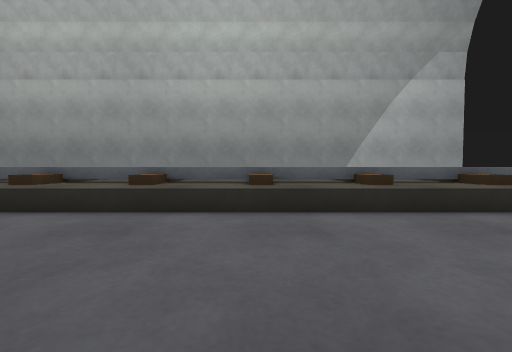
[1] (above)

17 first-person views from a walk through a world built for the Gazebo simulator. The camera is 0.38 m above the floor, tilts 2° down and sees 90° across. The floor is counted in squares, 0.5 m on a side. Each view is taken from the middle of a square. On the plan, view 1 faces up. The plan holds only what a view shows up to about 9 squares ahead; the rest is blank. Robots are left out.

[2]
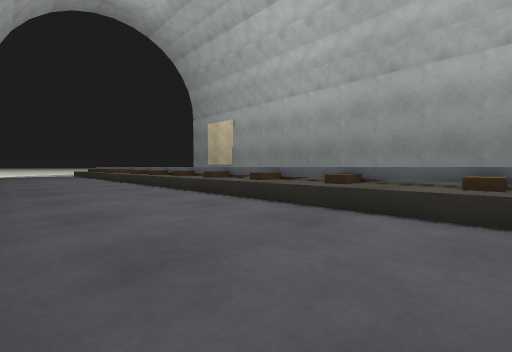

[3]
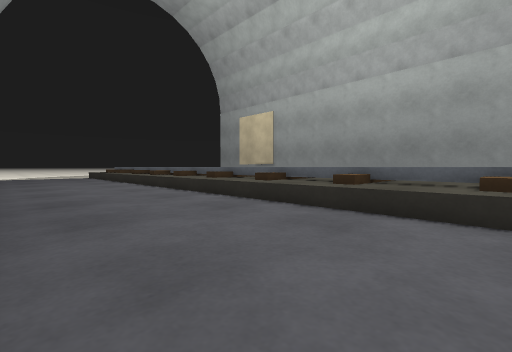

[4]
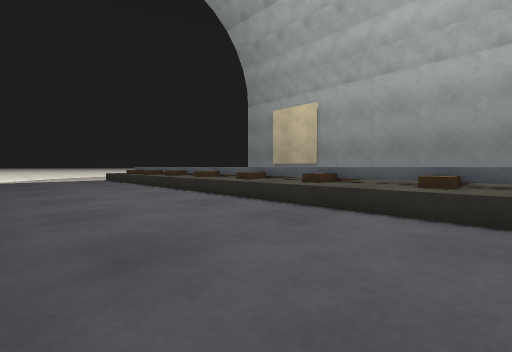

[5]
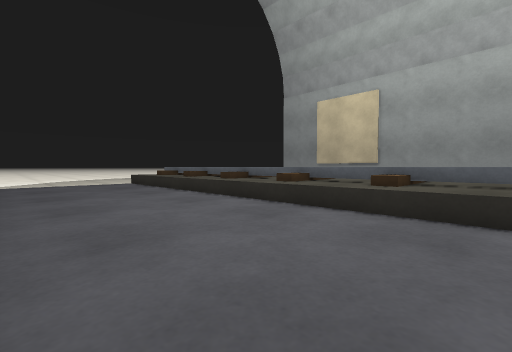

[6]
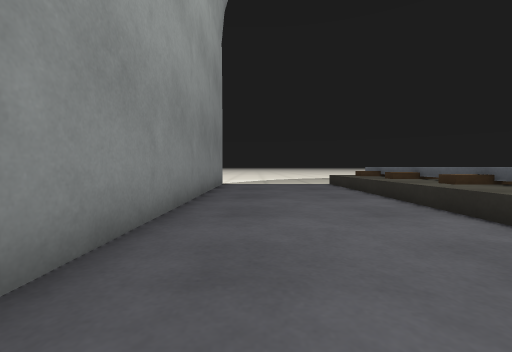

[7]
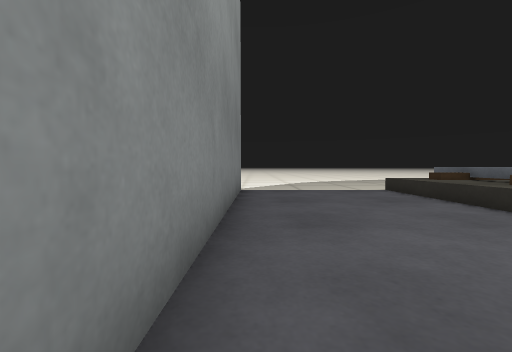

[8]
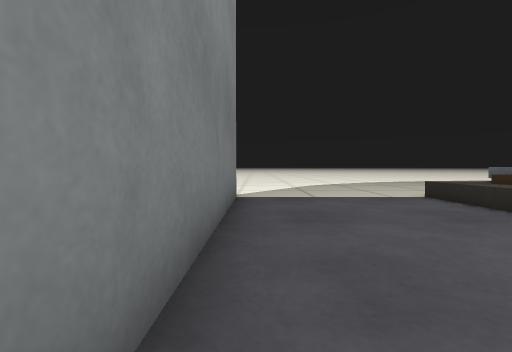

[9]
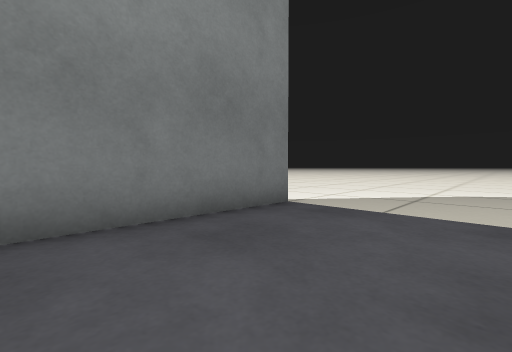

[10]
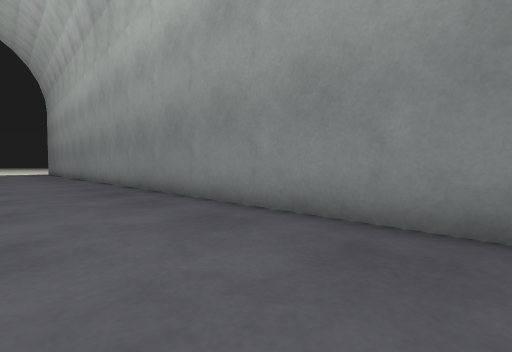

[11]
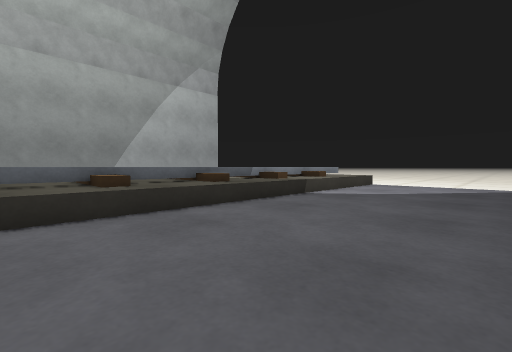

[12]
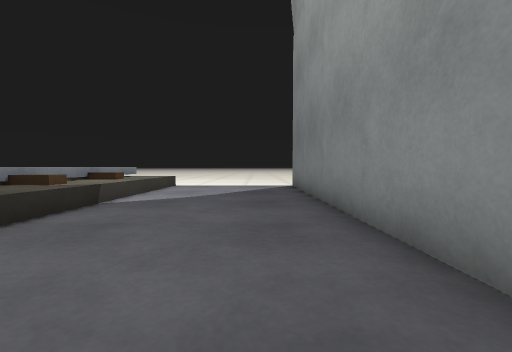

[13]
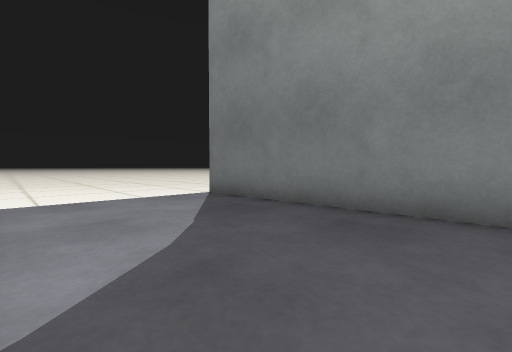

[14]
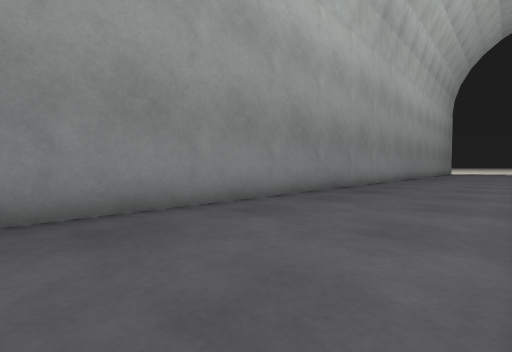

[15]
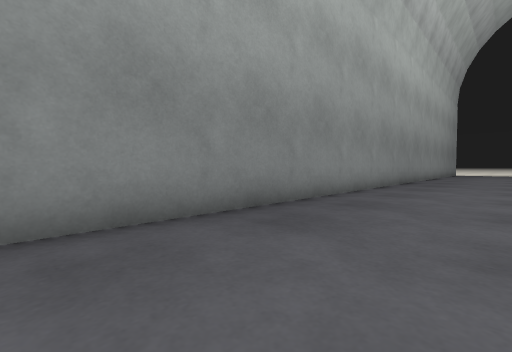

[16]
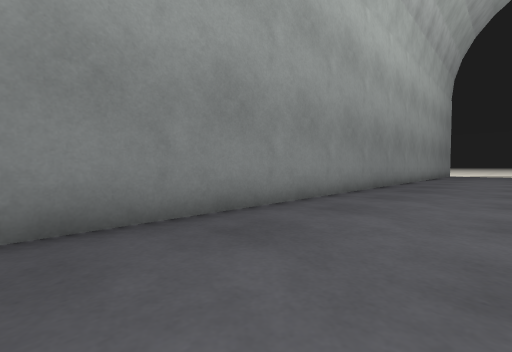

[17]
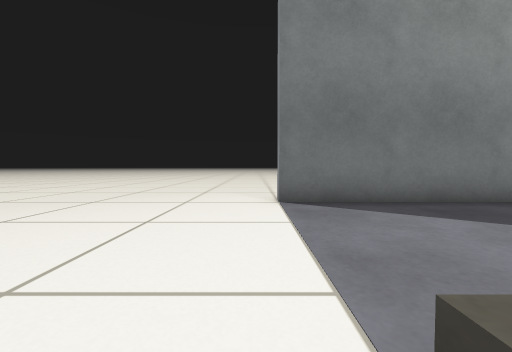

### Floor plan
Key: @ floor where view 1 was taken; # wall or solid block; . floor; = window, fence, low wall or low ledge.
Columns run from 29 left of view 1 to 14 right of it. Each row starts with its distance up from view 1.
  8                          ###=#=##=#
  7    #    # #=####=#=##=#=####=#=##=# #
  6   ########################################
  5 ..##=#=##=#=####=#=##=#=####=#=##=#=####==.
  4 ............................................
  3 ............................................
  2 ............................................
  1 ............................................
  0 .............................@..............
 -1 ..########################################..
 -2                                          ...

Positions as (right, up) in squares from view 1, and headings:
1: (0, 0), facing up
2: (-2, 0), facing up-left
3: (-7, 0), facing up-left
4: (-11, 0), facing up-left
5: (-15, 0), facing up-left
6: (-16, 1), facing left
7: (-19, 0), facing left
8: (-21, 0), facing left
9: (-23, 3), facing down-left
10: (-21, 3), facing down-right
11: (1, 0), facing up-right
12: (2, 1), facing right
13: (6, 4), facing down-right
14: (6, 4), facing down-left
15: (1, 3), facing down-left
16: (-2, 3), facing down-left
17: (13, 5), facing down
